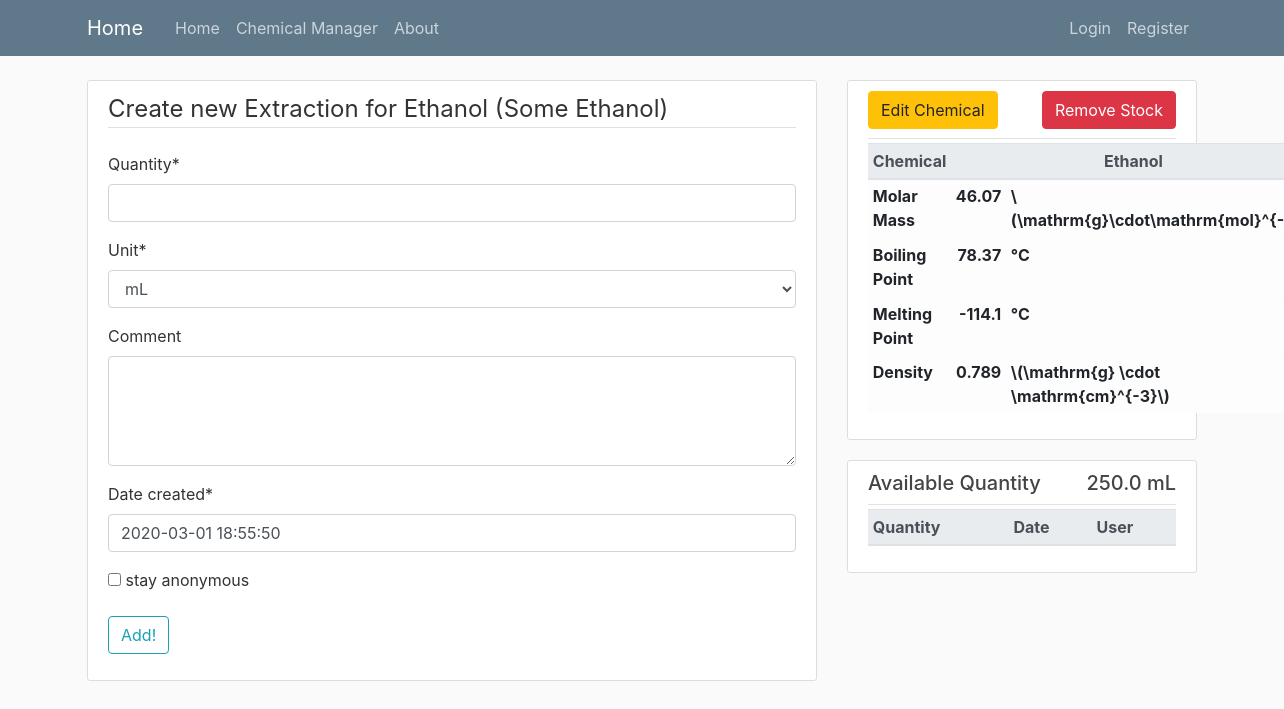
Before: /chemmanager/stock/7/extraction/new with the older database file.
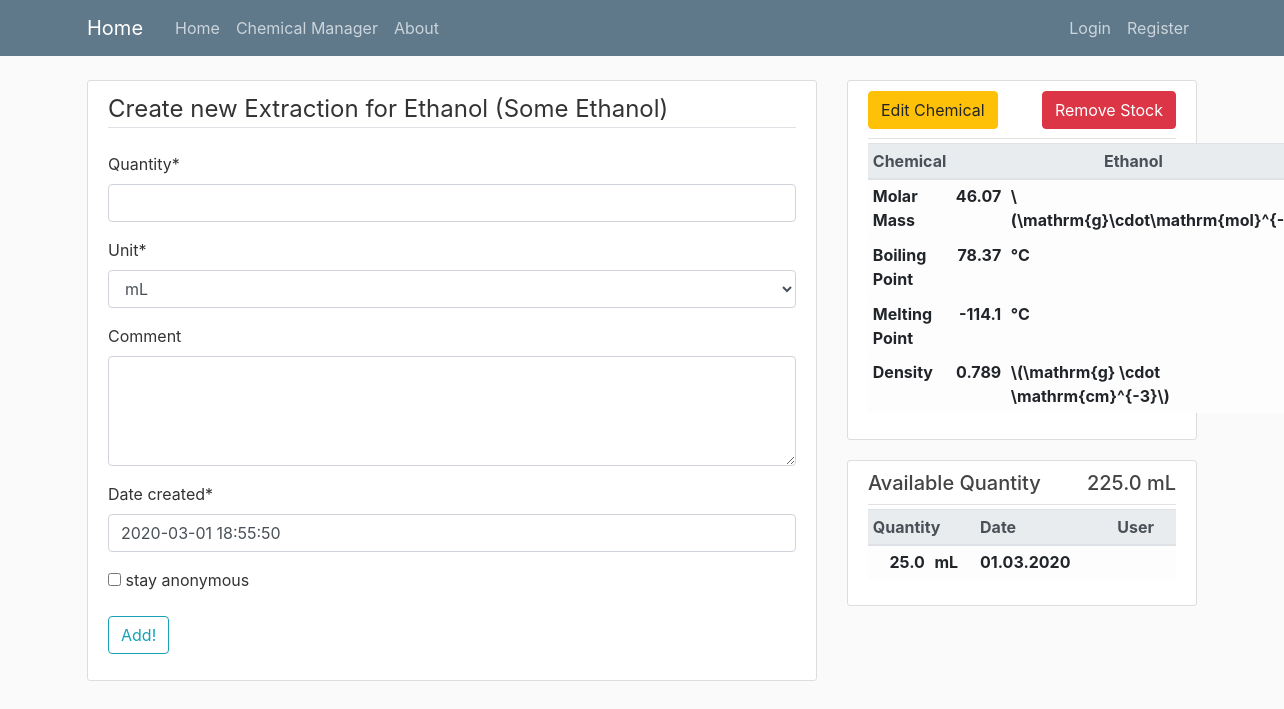
After: the same page with the newer database file.
### chemmanager/models.py (models this page shows, shortened)
class Stock(models.Model):
    name = models.CharField(max_length=250)
    quantity = models.FloatField()
    comment = models.TextField(blank=True, null=True)
    date_created = models.DateTimeField(default=timezone.now)
    date_changed = models.DateTimeField(auto_now=True)
    chemical = models.ForeignKey(Chemical, on_delete=models.CASCADE, blank=True, null=True)
    unit = models.ForeignKey(Unit, on_delete=models.CASCADE, blank=True, null=True)
    class Meta:
        ordering = ['-date_changed']

class Chemical(models.Model):
    name = models.CharField(max_length=250)
    structure = models.CharField(max_length=250, blank=True)
    molar_mass = models.FloatField(blank=True, null=True)
    density = models.FloatField(blank=True, null=True)
    melting_point = models.FloatField(blank=True, null=True)
    boiling_point = models.FloatField(blank=True, null=True)
    comment = models.TextField(blank=True)
    cid = models.CharField(max_length=100, blank=True, null=True)
    cas = models.CharField(max_length=100, blank=True, null=True)
    creator = models.ForeignKey(User, on_delete=models.CASCADE, blank=True, null=True)
    def __str__(self):
        return self.name

class Unit(models.Model):
    name = models.CharField(max_length=100)
    equals_standard = models.CharField(max_length=100, blank=True, null=True)
    equals_standard_unit = models.ForeignKey('self', on_delete=models.CASCADE, blank=True, null=True)
    def __str__(self):
        return self.name

class Extraction(models.Model):
    quantity = models.FloatField()
    date_created = models.DateTimeField(default=timezone.now)
    comment = models.TextField(blank=True, null=True)
    user = models.ForeignKey(User, on_delete=models.CASCADE, blank=True, null=True)
    stock = models.ForeignKey(Stock, on_delete=models.CASCADE)
    unit = models.ForeignKey(Unit, on_delete=models.CASCADE)
    class Meta:
        ordering = ['-date_created']

### chemmanager/views.py (the view, shortened to what this page needs)
# urls.py: path('stock/<int:pk>/extraction/new', ExtractionCreateView.as_view(), name='extraction-create'),
class ExtractionCreateView(CreateView):
    model = Extraction
    form_class = ExtractionCreateForm
    def get_form(self, form_class=None):
        form = super().get_form(form_class)
        form['unit'].initial = Stock.objects.get(id=self.kwargs['pk']).unit
        return form
    def get_context_data(self, **kwargs):
        stock = Stock.objects.get(id=self.kwargs['pk'])
        extractions = stock.extraction_set.all()
        left_quantity = stock.quantity
        for extraction in extractions:
            left_quantity -= extraction.quantity
        kwargs.update({
            'stock': stock,
            'left_quantity': left_quantity,
        })
        return super(ExtractionCreateView, self).get_context_data(**kwargs)

### chemmanager/forms.py
class ExtractionCreateForm(forms.ModelForm):
    anonymous = forms.BooleanField(required=False, label='stay anonymous')
    class Meta:
        model = Extraction
        fields = ('quantity', 'unit', 'comment', 'date_created')
        widgets = {
            'anonymous': forms.CheckboxInput(),
            'comment': forms.Textarea(attrs={'rows': 4})
        }

### chemmanager/templates/chemmanager/extraction_form.html (shortened to what this page needs)
{% extends "chemmanager/chemmanager_base.html" %}
{% load crispy_forms_tags %}
{% block content %}
    <div class="content-section">
        <form method="POST">
            <fieldset class="form-group">
                <legend class="border-bottom mb-4">Create new Extraction for {{ stock.chemical }} ({{ stock.name }})
                </legend>
                {{ form|crispy }}
                <button class="btn btn-outline-info" type="submit">Add!</button>
            </fieldset>
        </form>
    </div>
{% endblock content %}
{% block properties %}
        <div class="content-section">
            <div class="d-flex w-100 justify-content-between article-metadata">
            <a href="{% url 'chemical-update' stock.chemical.id %}" class="btn btn-warning mb-2">Edit Chemical</a>
            <a href="{% url 'stock-delete' stock.id %}" class="btn btn-danger mb-2">Remove Stock</a>
            </div>
        <div>
            <table class="table table-sm table-light">
                <thead class="thead-light">
                <tr>
                    <th>Chemical</th>
                    <th colspan="2" class="text-center">{{ stock.chemical.name }}</th>
                </tr>
                </thead>
                {% if stock.chemical.molar_mass %}
                    <tr>
                        <th>Molar Mass</th>
                        <th class="text-right">{{ stock.chemical.molar_mass }}</th>
                        <th> \(\mathrm{g}\cdot\mathrm{mol}^{-1}\)</th>
                    </tr>
                {% endif %}
                {% if stock.chemical.boiling_point %}
                    <tr>
                        <th>Boiling Point</th>
                        <th class="text-right">{{ stock.chemical.boiling_point }}</th>
                        <th>°C</th>
                    </tr>
                {% endif %}
                {% if stock.chemical.melting_point %}
                    <tr>
                        <th>Melting Point</th>
                        <th class="text-right">{{ stock.chemical.melting_point }}</th>
                        <th>°C</th>
                    </tr>
                {% endif %}
                {% if stock.chemical.density %}
                    <tr>
                        <th>Density</th>
                        <th class="text-right">{{ stock.chemical.density }}</th>
                        <th> \(\mathrm{g} \cdot \mathrm{cm}^{-3}\)</th>
                    </tr>
                {% endif %}
            </table>
        </div>
    </div>
    <div class="content-section">
    <div class="d-flex w-100 justify-content-between article-metadata">
        <h5>Available Quantity </h5> <h5> {{ left_quantity }} {{ stock.unit }}</h5>
    </div>
    <div>
        <table class="table table-sm table-light">
            <thead class="thead-light">
            <tr>
                <th colspan="2">Quantity</th>
                <th>Date</th>
                <th>User</th>
            </tr>
            </thead>
            {% for extraction in stock.extraction_set.all %}
                <tr data-toggle="tooltip" data-placement="top" title="{{ extraction.comment }}">
                    <th class="text-right">{{ extraction.quantity }} </th>
                    <th>{{ extraction.unit }}</th>
                    <th>{{ extraction.date_created|date:"d.m.Y" }}</th>
                    <th>{{ extraction.user.username }}</th>
                </tr>
            {% endfor %}
        </table>
    </div>
{% endblock %}

Changed rows visible on the page:
changed Stock "Some Ethanol": quantity "250.0" → (not shown)
added Extraction: quantity "25.0", unit "mL", date_created "01.03.2020"
Other visible differences:
{{ left_quantity }}: (not shown) → "225.0"
